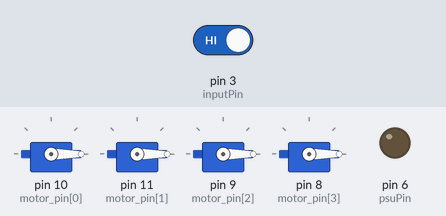
This sketch was run on a simulated Arduino Uno, built with avr-gcc and run on an emulated ATmega328P. Shown: 4 × servo, output pins drawn as LEDs (lit = HIGH). The inputs (shaded band) are chosen by the test bench; at power-on: pin 3 (inputPin) HIGH. What the sketch prints to the serial monitor is not drawn.

Above: at 0.1 s.
At 11.2 s:
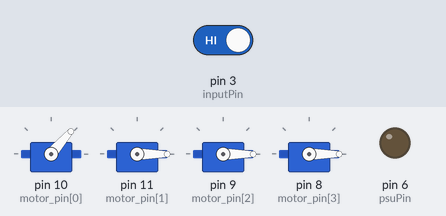
11.3 s: pin 3 (inputPin) driven LOW
Timing chart, 0 to 46.7 s (numbered marks = the images above; inputs shaded):
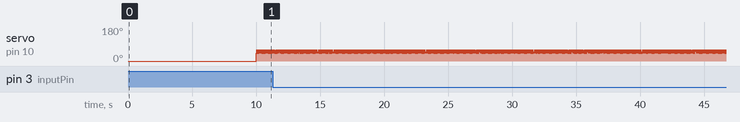

The sketch:

motor_speed_2.ino
```cpp
#include <Servo.h>

//Analog port to use
const int inputPin = 3;
bool interrupt_flag = 0;
const int period =  1000000;
float motor_baseline = 50.0;
float motor_amplitude = 10.0;

//Set up serial variables
String incoming_string;

//PSU control data
const int psuPin = 6;	//PSU pin
int psuState = 0;	//PSU on or off

//Motor control data
const int motor_pin[4] = {10,11,9,8};			//Pin assignment
Servo motor[4];						//Servo objects for motor
const int min_signal = 40;				//Minimum signal required to turn on motor
const int max_signal = 60;			        //Maximum allowed signal (for safety!)
float motor_value_float[4] = {0.0,0.0,0.0,0.0};	        //Array of motor values

void flagger()
{
	interrupt_flag = 1;
}

void setup()
{
	Serial.begin(115200);
	pinMode(inputPin,INPUT);
	attachInterrupt(1,flagger,FALLING);

	//Set motor pins as output and initialise the servo communications. Set the motors to be off!
	for(int i=0; i < 4; i++) pinMode(motor_pin[i],OUTPUT);
	for(int i=0; i < 4; i++) motor[i].attach(motor_pin[i],1000,2000); //this should really be 1100, 1800, but the ESC doesn't seem to accept it
	for(int i=0; i < 4; i++) motor[i].write(0);

	//Set PSU power signal pin (for turning it on)
	pinMode(psuPin,OUTPUT);
	digitalWrite(psuPin,LOW);
	delay(10000);

	motor[0].write(40);
}

void loop()
{
        motor[0].write(motor_baseline+motor_amplitude*sin(2.0*PI/period*float(micros())));
	if (interrupt_flag == 1)
	{
		//send time
		Serial.println(micros());
		interrupt_flag = 0;
	}
}
```
